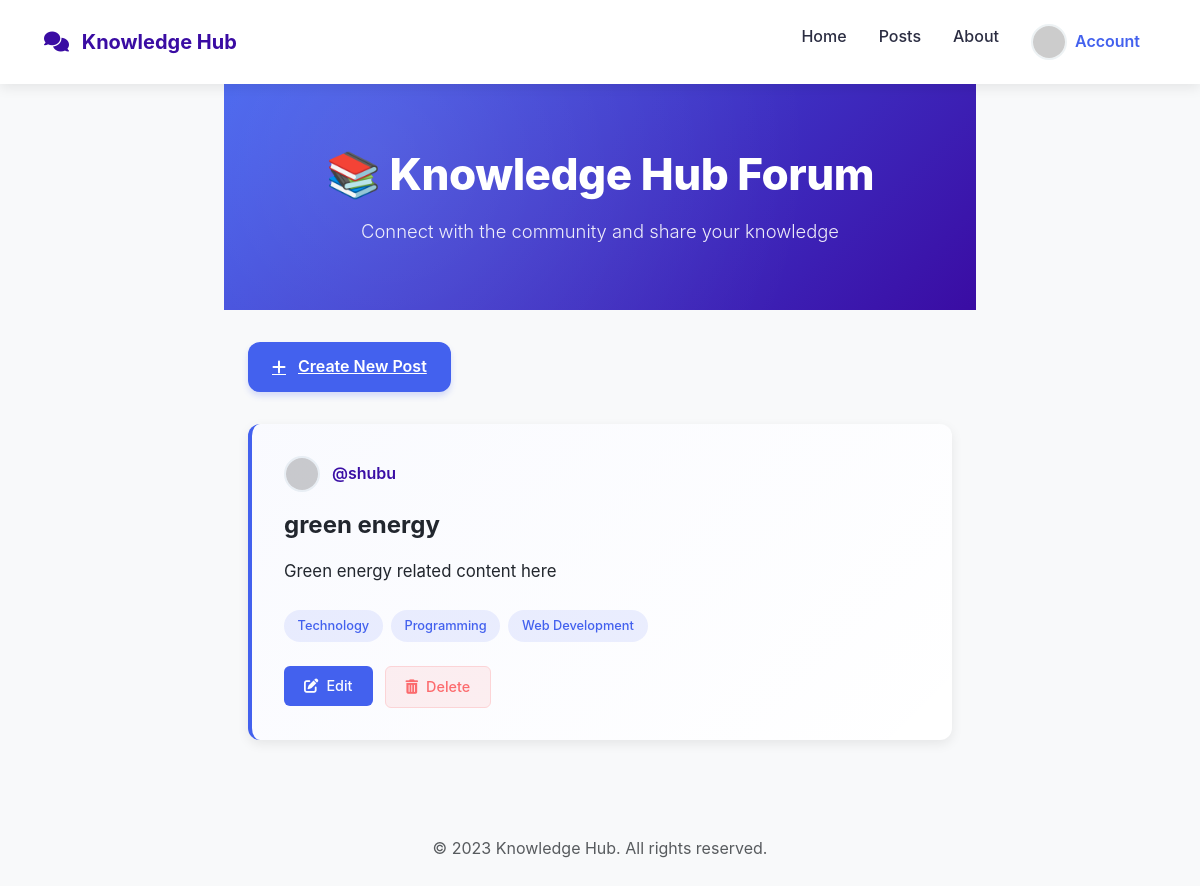
Page /posts (signed in) on the earlier database version.
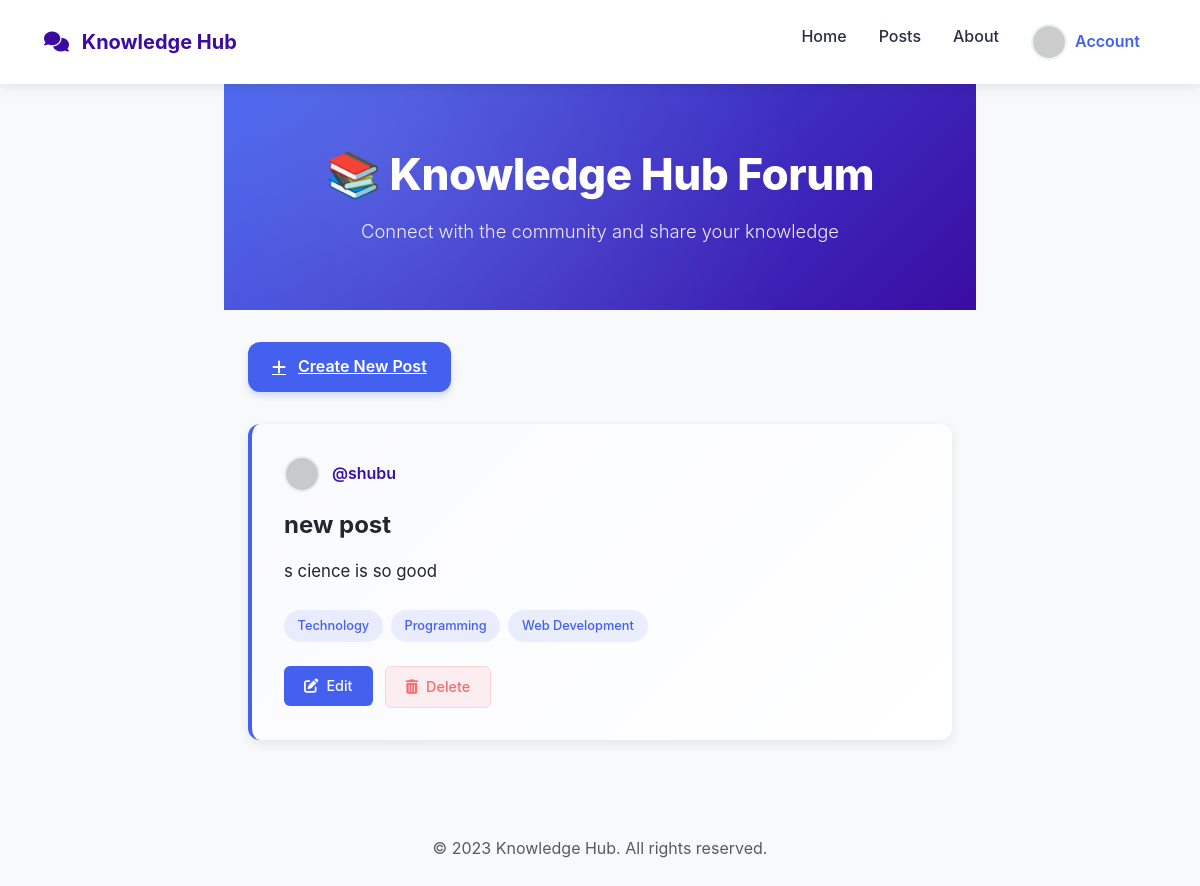
Same page on the later database version.
### app/models.py (models this page shows, shortened)
class Post(db.Model):
    id = db.Column(db.Integer, primary_key=True)
    title = db.Column(db.String(100), nullable=False)
    category = db.Column(db.String(30), nullable=False)
    content = db.Column(db.String(500), nullable=False)
    tags = db.Column(db.String(100), nullable=False)
    user_id = db.Column(db.Integer, db.ForeignKey('user.id'), nullable=False)

class User(db.Model):
    id = db.Column(db.Integer, primary_key=True)
    full_name = db.Column(db.String(30), nullable=False)
    username = db.Column(db.String(15), nullable=False, unique=True)
    password = db.Column(db.String(200), nullable=False)
    email = db.Column(db.String(30), nullable=False, unique=True)
    posts = db.relationship('Post', backref='author', lazy=True)

### app/routes.py (the view)
@main.route('/posts')
def posts():
    if not is_logged_in():
        return redirect(url_for('main.login'))
    all_posts = Post.query.all()
    return render_template('posts.html', posts=all_posts, user=user)

### app/routes.py (called while the page is built)
def is_logged_in():
    return session.get('user_id') is not None

### app/templates/posts.html (shortened to what this page needs)
{% extends "base.html" %}
{% block content %}
<header class="forum-header">
    <div class="container">
        <h1>📚 Knowledge Hub Forum</h1>
        <p>Connect with the community and share your knowledge</p>
    </div>
</header>
<div class="container">
    <a href="{{ url_for('main.create_post') }}" class="create-post-btn">
        <i class="fas fa-plus"></i> Create New Post
    </a>
    {% for post in posts %}
    <div class="post-card">
        <div class="post-meta">
            <img src="https://ui-avatars.com/api/?name={{ post.author.username }}&background=random"
                 class="user-avatar"
                 alt="{{ post.author.username }}">
            <div>
                <span class="username">@{{ post.author.username }}</span>
            </div>
        </div>
        <h2 class="post-title">{{ post.title }}</h2>
        <div class="post-content">
            {{ post.content }}
        </div>
        <div class="post-tags">
            <span class="tag">Technology</span>
            <span class="tag">Programming</span>
            <span class="tag">Web Development</span>
        </div>
        <div class="post-actions">
            <form method="GET" action="/edit/{{ post.id }}">
                <button type="submit" class="btn btn-edit">
                    <i class="fas fa-edit"></i> Edit
                </button>
            </form>
            <form method="POST" action="/delete/{{ post.id }}">
                <button type="submit" class="btn btn-delete">
                    <i class="fas fa-trash-alt"></i> Delete
                </button>
            </form>
        </div>
    </div>
    {% endfor %}
</div>
{% endblock %}

### app/templates/base.html (shortened to what this page needs)
<!DOCTYPE html>
<html lang="en">
<head>
    <link href="https://cdn.jsdelivr.net/npm/bootstrap@5.3.0/dist/css/bootstrap.min.css" rel="stylesheet">
    <link rel="stylesheet" href="https://cdnjs.cloudflare.com/ajax/libs/font-awesome/6.5.0/css/all.min.css">
</head>
<body>
    <nav class="navbar navbar-expand-lg sticky-top">
        <div class="container-fluid">
            <a class="navbar-brand" href="/home">
                <i class="fas fa-comments me-2"></i>
                Knowledge Hub
            </a>
            <div class="collapse navbar-collapse" id="navbarNav">
                <ul class="navbar-nav ms-auto">
                    <li class="nav-item">
                        <a class="nav-link" href="/home">Home</a>
                    </li>
                    <li class="nav-item">
                        <a class="nav-link" href="/posts">Posts</a>
                    </li>
                    <li class="nav-item">
                        <a class="nav-link" href="/about">About</a>
                    </li>
                    <li class="nav-item">
                        <a class="nav-link active d-flex align-items-center" href="/profile">
                            <img src="https://ui-avatars.com/api/?name=User&background=4361ee&color=fff"
                                 alt="User"
                                 class="user-avatar me-2">
                            <span>Account</span>
                        </a>
                    </li>
                </ul>
            </div>
        </div>
    </nav>
    <main class="container">
        {% block content %}{% endblock %}
    </main>
    <footer class="bg-light py-4 mt-5">
        <div class="container text-center">
            <p class="text-muted mb-0">© 2023 Knowledge Hub. All rights reserved.</p>
        </div>
    </footer>
</body>
</html>

### app/templates/base.html (style rules this page uses)
:root { --primary: #4361ee; --primary-light: #4cc9f0; --primary-dark: #3a0ca3; --text: #2b2d42; --text-light: #8d99ae; --bg: #f8f9fa; --card-bg: #ffffff; --border: #edf2f4; --radius: 8px; --shadow: 0 4px 12px rgba(0, 0, 0, 0.08); }
body { font-family: 'Inter', -apple-system, BlinkMacSystemFont, sans-serif; background-color: var(--bg); color: var(--text); line-height: 1.6; }
.navbar { background: white !important; box-shadow: var(--shadow); padding: 1rem 2rem; }
.navbar-brand { font-weight: 700; color: var(--primary-dark) !important; font-size: 1.25rem; margin-right: 0; }
.nav-link { color: var(--text) !important; font-weight: 500; padding: 0.5rem 1rem !important; transition: all 0.2s ease; }
.nav-link.active { color: var(--primary) !important; font-weight: 600; }
.user-avatar { width: 32px; height: 32px; border-radius: 50%; object-fit: cover; border: 2px solid var(--border); }
main { padding: 2rem 0; min-height: calc(100vh - 120px); }
.navbar-collapse { justify-content: flex-end; }

### app/templates/posts.html (style rules this page uses)
:root { --primary: #4361ee; --primary-light: #4cc9f0; --primary-dark: #3a0ca3; --secondary: #f72585; --light: #f8f9fa; --dark: #212529; --gray: #6c757d; --light-gray: #e9ecef; --card-bg: #ffffff; --border: #edf2f4; --radius: 12px; --shadow: 0 4px 12px rgba(0, 0, 0, 0.08); }
.forum-header { background: linear-gradient(135deg, var(--primary) 0%, var(--primary-dark) 100%); color: white; padding: 4rem 1rem; text-align: center; margin-bottom: 2rem; position: relative; overflow: hidden; }
.forum-header::before { content: ''; position: absolute; top: 0; left: 0; right: 0; bottom: 0; background: radial-gradient(circle at 20% 30%, rgba(255,255,255,0.1) 0%, transparent 70%); }
.forum-header h1 { margin: 0; font-size: 2.75rem; font-weight: 800; position: relative; letter-spacing: -0.5px; }
.forum-header p { font-size: 1.15rem; max-width: 600px; margin: 1rem auto 0; opacity: 0.9; position: relative; font-weight: 300; }
.container { max-width: 800px; margin: 0 auto; padding: 0 1.5rem; }
.create-post-btn { display: inline-flex; align-items: center; background-color: var(--primary); color: white; padding: 0.75rem 1.5rem; border-radius: var(--radius); font-weight: 600; margin-bottom: 2rem; transition: all 0.3s ease; border: none; box-shadow: 0 4px 6px rgba(67, 97, 238, 0.2); }
.create-post-btn i { margin-right: 0.75rem; }
.post-card { background-color: var(--card-bg); padding: 2rem; margin-bottom: 1.5rem; border-radius: var(--radius); box-shadow: var(--shadow); transition: all 0.3s ease; border-left: 4px solid var(--primary); position: relative; overflow: hidden; }
.post-card::after { content: ''; position: absolute; top: 0; left: 0; width: 100%; height: 100%; background: linear-gradient(135deg, rgba(67, 97, 238, 0.03) 0%, transparent 100%); pointer-events: none; }
.post-meta { display: flex; align-items: center; margin-bottom: 1rem; }
.user-avatar { width: 36px; height: 36px; border-radius: 50%; object-fit: cover; margin-right: 0.75rem; border: 2px solid var(--border); }
.username { font-weight: 600; color: var(--primary-dark); margin-right: 0.5rem; }
.post-title { font-size: 1.5rem; font-weight: 700; color: var(--dark); margin-bottom: 1rem; line-height: 1.4; }
.post-content { font-size: 1.05rem; color: var(--dark); margin-bottom: 1.5rem; line-height: 1.7; }
.post-tags { display: flex; flex-wrap: wrap; gap: 0.5rem; margin-bottom: 1.5rem; }
.tag { background: rgba(67, 97, 238, 0.1); color: var(--primary); padding: 0.35rem 0.85rem; border-radius: 20px; font-size: 0.8rem; font-weight: 500; }
.post-actions { display: flex; gap: 0.75rem; margin-top: 1rem; }
.btn { padding: 0.6rem 1.25rem; border-radius: 6px; font-weight: 500; cursor: pointer; transition: all 0.2s ease; border: none; font-size: 0.9rem; display: inline-flex; align-items: center; }
.btn i { margin-right: 0.5rem; }
.btn-edit { background-color: var(--primary); color: white; }
.btn-delete { background-color: #fff0f0; color: #ff6b6b; border: 1px solid #ffd6d6; }

Differences in the rows shown:
changed Post "shubu": title "green energy" → "new post"; content "Green energy related content here" → "s cience is so good"
